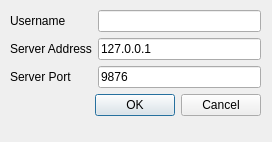
<?xml version="1.0" encoding="UTF-8"?>
<ui version="4.0">
 <class>ConnectDialog</class>
 <widget class="QDialog" name="ConnectDialog">
  <property name="geometry">
   <rect>
    <x>0</x>
    <y>0</y>
    <width>272</width>
    <height>142</height>
   </rect>
  </property>
  <property name="windowTitle">
   <string>Dialog</string>
  </property>
  <widget class="QWidget" name="formLayoutWidget">
   <property name="geometry">
    <rect>
     <x>10</x>
     <y>10</y>
     <width>251</width>
     <height>121</height>
    </rect>
   </property>
   <layout class="QFormLayout" name="formLayout">
    <property name="fieldGrowthPolicy">
     <enum>QFormLayout::ExpandingFieldsGrow</enum>
    </property>
    <item row="0" column="0">
     <widget class="QLabel" name="label">
      <property name="text">
       <string>Username</string>
      </property>
     </widget>
    </item>
    <item row="0" column="1">
     <widget class="QLineEdit" name="nameEdit"/>
    </item>
    <item row="1" column="0">
     <widget class="QLabel" name="label_2">
      <property name="text">
       <string>Server Address</string>
      </property>
     </widget>
    </item>
    <item row="1" column="1">
     <widget class="QLineEdit" name="addrEdit">
      <property name="text">
       <string>127.0.0.1</string>
      </property>
     </widget>
    </item>
    <item row="2" column="0">
     <widget class="QLabel" name="label_3">
      <property name="text">
       <string>Server Port</string>
      </property>
     </widget>
    </item>
    <item row="2" column="1">
     <widget class="QLineEdit" name="portEdit">
      <property name="text">
       <string>9876</string>
      </property>
     </widget>
    </item>
    <item row="3" column="0" colspan="2">
     <widget class="QDialogButtonBox" name="buttonBox">
      <property name="orientation">
       <enum>Qt::Horizontal</enum>
      </property>
      <property name="standardButtons">
       <set>QDialogButtonBox::Cancel|QDialogButtonBox::Ok</set>
      </property>
     </widget>
    </item>
   </layout>
  </widget>
 </widget>
 <resources/>
 <connections>
  <connection>
   <sender>buttonBox</sender>
   <signal>accepted()</signal>
   <receiver>ConnectDialog</receiver>
   <slot>accept()</slot>
   <hints>
    <hint type="sourcelabel">
     <x>248</x>
     <y>254</y>
    </hint>
    <hint type="destinationlabel">
     <x>157</x>
     <y>274</y>
    </hint>
   </hints>
  </connection>
  <connection>
   <sender>buttonBox</sender>
   <signal>rejected()</signal>
   <receiver>ConnectDialog</receiver>
   <slot>reject()</slot>
   <hints>
    <hint type="sourcelabel">
     <x>316</x>
     <y>260</y>
    </hint>
    <hint type="destinationlabel">
     <x>286</x>
     <y>274</y>
    </hint>
   </hints>
  </connection>
 </connections>
</ui>
